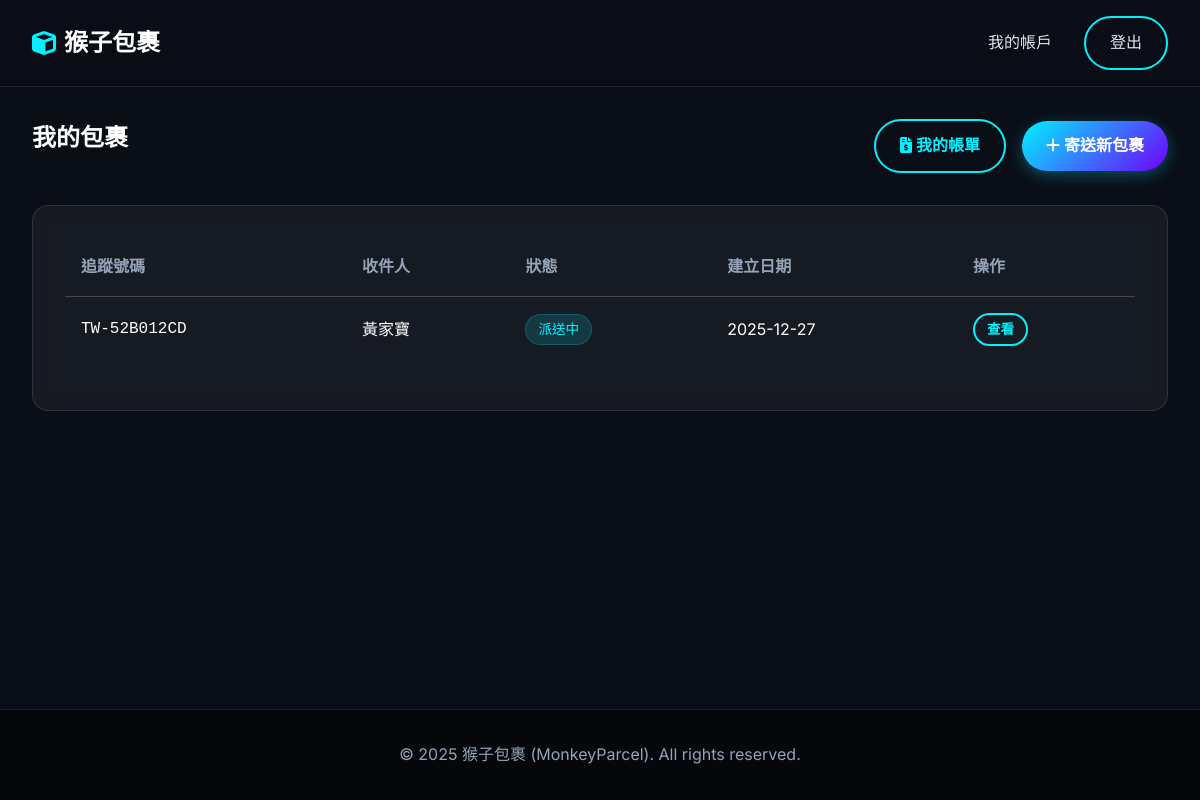
The page /dashboard (signed in) on the database as committed earlier.
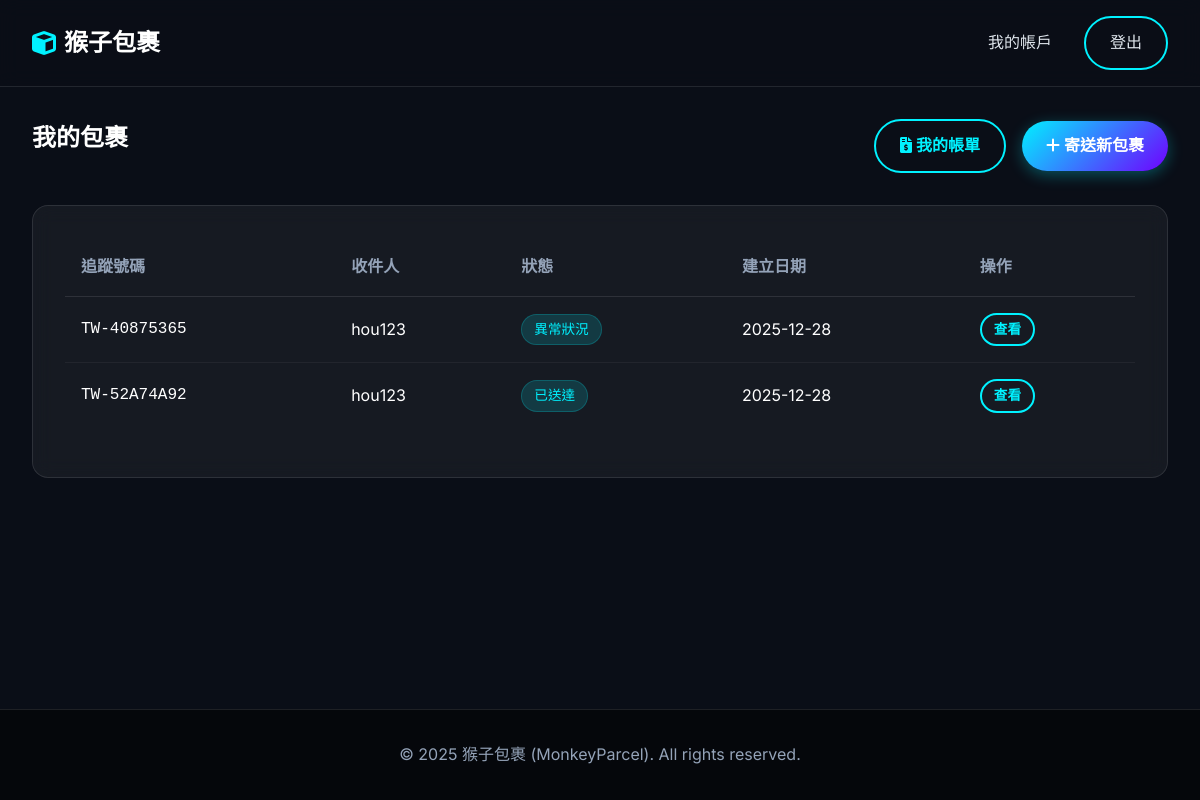
The same page on the database as committed later.
### app/models.py (models this page shows, shortened)
class Package(Base):
    __tablename__ = 'packages'
    id: Mapped[int] = mapped_column(primary_key=True)
    tracking_number: Mapped[str] = mapped_column(String(20), unique=True, nullable=False) # 物流單號
    sender_id: Mapped[int] = mapped_column(ForeignKey('customers.id'), nullable=False)
    recipient_name: Mapped[str] = mapped_column(String(100), nullable=False)
    recipient_address: Mapped[str] = mapped_column(String(200), nullable=False)
    recipient_phone: Mapped[str] = mapped_column(String(20), nullable=False)
    weight: Mapped[float] = mapped_column(Float, nullable=False) # 重量 (kg)
    width: Mapped[float] = mapped_column(Float, nullable=False)  # 寬 (cm)
    height: Mapped[float] = mapped_column(Float, nullable=False) # 高 (cm)
    length: Mapped[float] = mapped_column(Float, nullable=False) # 長 (cm)
    declared_value: Mapped[float] = mapped_column(Float, default=0.0) # 報值金額 (保險用)
    content_description: Mapped[str] = mapped_column(String(255), nullable=True) # 內容物描述
    package_type: Mapped[PackageType] = mapped_column(Enum(PackageType), default=PackageType.SMALL_BOX)
    delivery_speed: Mapped[DeliverySpeed] = mapped_column(Enum(DeliverySpeed), default=DeliverySpeed.STANDARD)
    status: Mapped[PackageStatus] = mapped_column(Enum(PackageStatus), default=PackageStatus.CREATED)
    is_hazardous: Mapped[bool] = mapped_column(Boolean, default=False)   # 易燃物/危險品
    is_fragile: Mapped[bool] = mapped_column(Boolean, default=False)     # 易碎品
    is_international: Mapped[bool] = mapped_column(Boolean, default=False) # 國際件
    created_at: Mapped[datetime] = mapped_column(DateTime, default=datetime.now) # 寄件時間
    estimated_delivery: Mapped[datetime] = mapped_column(DateTime, nullable=True) # 預計抵達時間
    shipping_cost: Mapped[float] = mapped_column(Float, default=0.0) # 運費金額
    sender: Mapped["Customer"] = relationship("Customer", back_populates="packages", foreign_keys=[sender_id])
    tracking_events: Mapped[List["TrackingEvent"]] = relationship("TrackingEvent", back_populates="package", cascade="all, delete-orphan")
    assigned_driver_id: Mapped[Optional[int]] = mapped_column(ForeignKey('users.id'), nullable=True)
    assigned_driver: Mapped[Optional["User"]] = relationship("User", foreign_keys=[assigned_driver_id])
    @property
    def status_label(self):
        return PACKAGE_STATUS_LABELS.get(self.status, self.status.value)

### app/routes.py (the view, shortened to what this page needs)
@main.route('/dashboard')
@login_required
def dashboard():
    user_id = session['user_id']
    role = session['user_role']
    if role == 'customer':
        packages = services.get_user_packages(user_id)
        return render_template('dashboard_customer.html', packages=packages)
    elif role == 'admin':
        return render_template('dashboard_admin.html')
    return "Unknown Role"

### app/routes.py (called while the page is built)
def login_required(f):
    @wraps(f)
    def decorated_function(*args, **kwargs):
        if 'user_id' not in session:
            return redirect(url_for('main.login'))
        return f(*args, **kwargs)
    return decorated_function

### app/services.py (called while the page is built)
def get_user_packages(user_id):
    return db.session.execute(
        db.select(models.Package).filter_by(sender_id=user_id).order_by(models.Package.created_at.desc())
    ).scalars().all()

### app/templates/dashboard_customer.html (shortened to what this page needs)
{% extends "base.html" %}
{% block content %}
<div class="container">
    <div
        style="display: flex; justify-content: space-between; align-items: center; margin-bottom: 2rem; flex-wrap: wrap; gap: 1rem;">
        <h2>我的包裹</h2>
        <div style="display: flex; gap: 1rem; align-items: center; flex-wrap: wrap;">
            <a href="{{ url_for('main.my_bills') }}" class="btn btn-outline">
                <i class="fas fa-file-invoice-dollar"></i> 我的帳單
            </a>
            <a href="{{ url_for('main.create_package') }}" class="btn btn-primary">
                <i class="fas fa-plus"></i> 寄送新包裹
            </a>
        </div>
    </div>
    <div class="card">
        {% if packages %}
        <table class="table">
            <thead>
                <tr>
                    <th>追蹤號碼</th>
                    <th>收件人</th>
                    <th>狀態</th>
                    <th>建立日期</th>
                    <th>操作</th>
                </tr>
            </thead>
            <tbody>
                {% for pkg in packages %}
                <tr>
                    <td style="font-family: 'Roboto Mono', monospace;">{{ pkg.tracking_number }}</td>
                    <td>{{ pkg.recipient_name }}</td>
                    <td>
                        <span class="badge badge-info">
                            {{ pkg.status_label }}
                        </span>
                    </td>
                    <td>{{ pkg.created_at.strftime('%Y-%m-%d') }}</td>
                    <td>
                        <a href="{{ url_for('main.tracking_result', tracking_number=pkg.tracking_number) }}"
                            class="btn btn-outline" style="padding: 0.25rem 0.75rem; font-size: 0.85rem;">查看</a>
                    </td>
                </tr>
                {% endfor %}
            </tbody>
        </table>
        {% else %}
        <div style="text-align: center; padding: 3rem;">
            <p style="color: var(--text-muted); margin-bottom: 1rem;">您尚未寄送任何包裹。</p>
            <a href="{{ url_for('main.create_package') }}" class="btn btn-primary">立即寄件</a>
        </div>
        {% endif %}
    </div>
</div>
{% endblock %}

Rows that differ between the two databases and show on the page:
now on this page (row edited): Package: tracking_number "TW-40875365", recipient_name "hou123", status_label "異常狀況", created_at "2025-12-28"
changed Package: tracking_number "TW-52B012CD" → "TW-52A74A92"; recipient_name "黃家寶" → "hou123"; status_label "派送中" → "已送達"; created_at "2025-12-27" → "2025-12-28"
